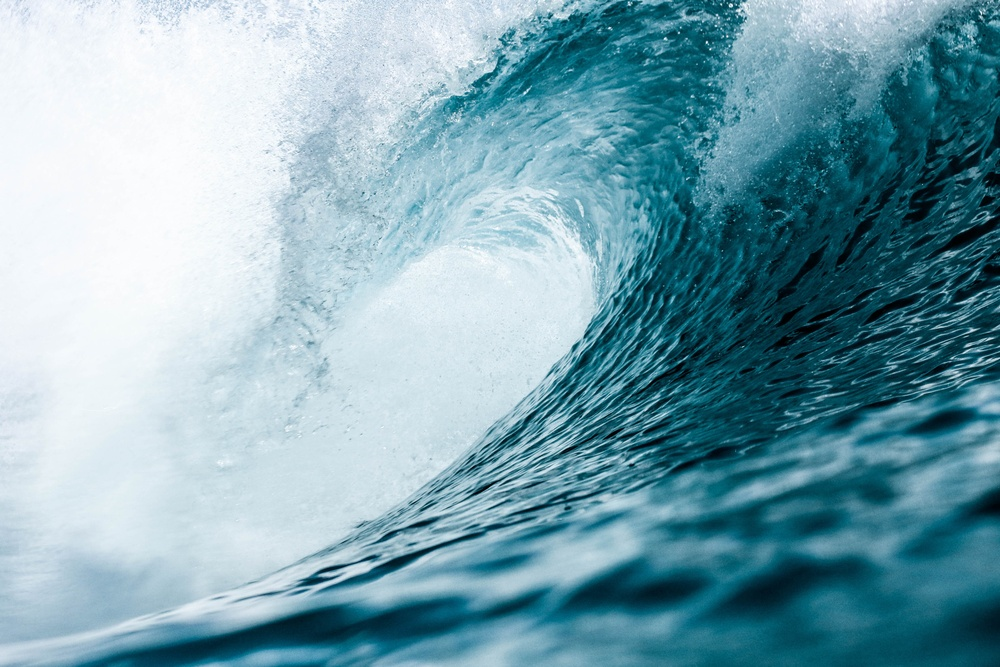
#> input picture wave.jpg, 1000 x 667 px, shrunk from 4529 x 3019 before the run
$ jupyter execute 06splitting_and_merging.ipynb
#> lines starting #> are read from the running program, lines starting #| are printed output that depends on the picture
[cell 1]
import numpy as np
import cv2
from matplotlib import pyplot as plt

image = cv2.imread("wave.jpg")
#> image is the input picture: shape (667, 1000, 3); mean B, G, R 176.9, 164.7, 124.8
plt.imshow(cv2.cvtColor(image, cv2.COLOR_BGR2RGB))
plt.show()

[cell 2]
(B, G, R) = cv2.split(image)
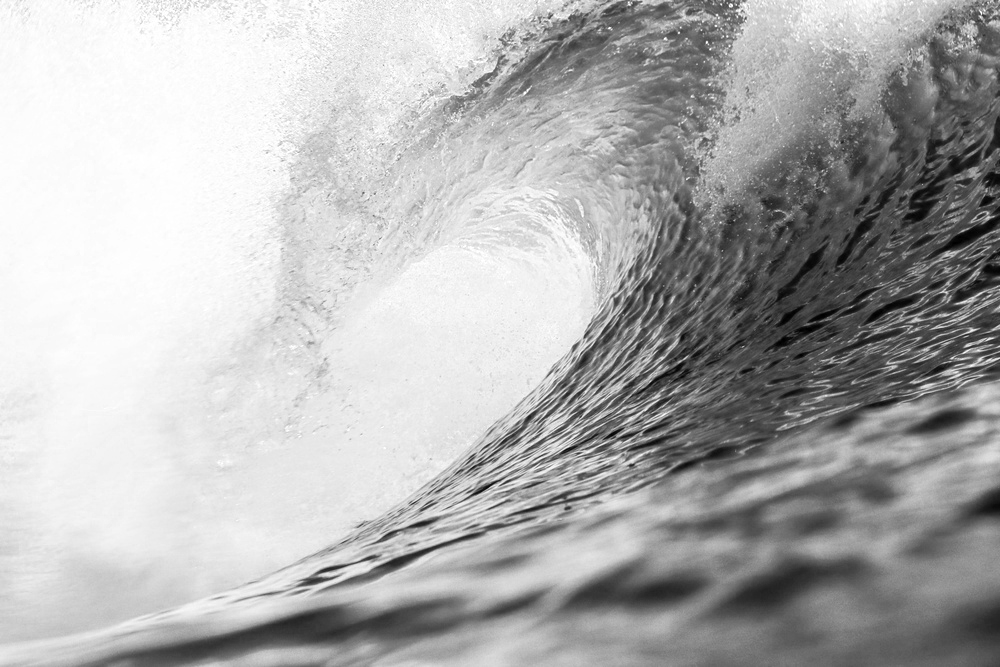
#> B: shape (667, 1000); min 0, max 255, mean 176.9
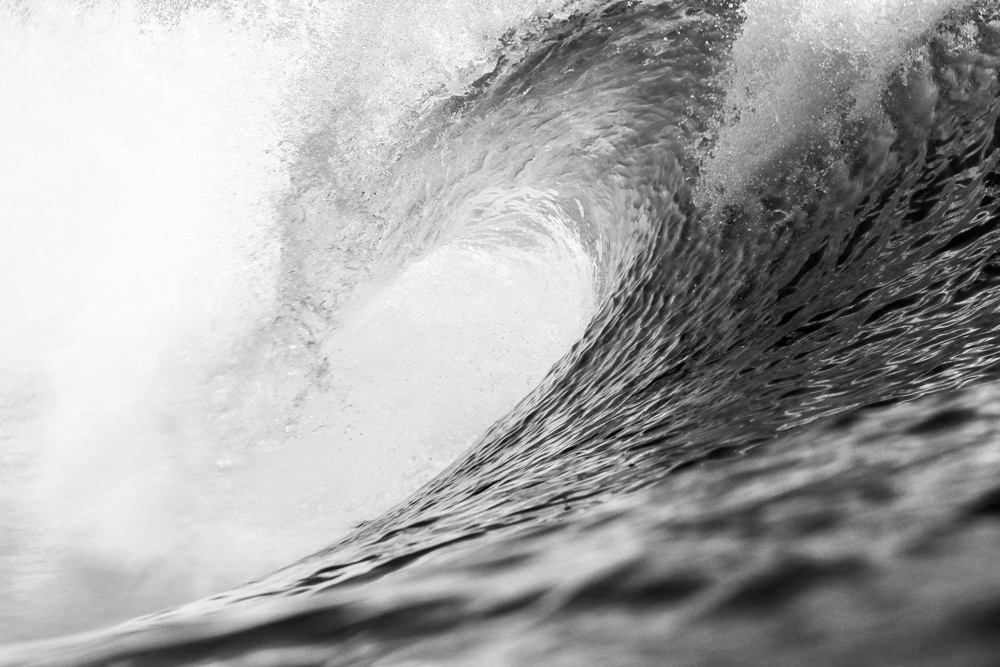
#> G: shape (667, 1000); min 0, max 255, mean 164.7
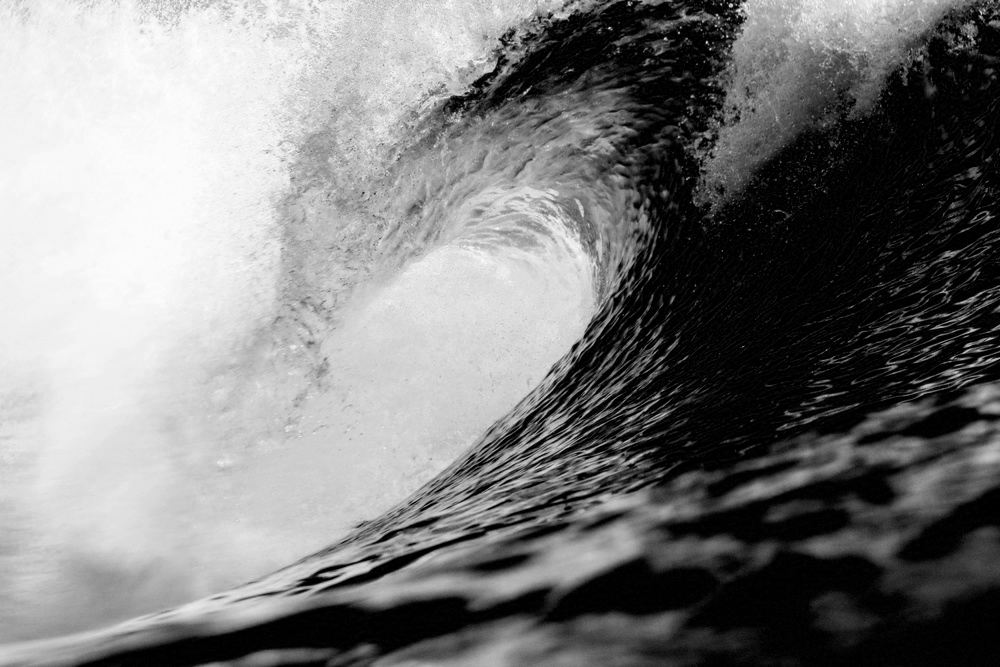
#> R: shape (667, 1000); min 0, max 255, mean 124.8

# cv2.imshow("Red", R)
plt.imshow(cv2.cvtColor(R, cv2.COLOR_BGR2RGB))
plt.show()

[cell 3]
# cv2.imshow("Green", G)
plt.imshow(cv2.cvtColor(G, cv2.COLOR_BGR2RGB))
plt.show()

[cell 4]
# cv2.imshow("Blue", B)
plt.imshow(cv2.cvtColor(B, cv2.COLOR_BGR2RGB))
plt.show()

[cell 5]
merged = cv2.merge([B, G, R])
# cv2.imshow("Merged", merged)
# cv2.waitKey(0)
# cv2.destroyAllWindows()
plt.imshow(cv2.cvtColor(merged, cv2.COLOR_BGR2RGB))
plt.show()

[cell 6]
# show the actual color
zeros = np.zeros(image.shape[:2], dtype="uint8")
#cv2.imshow("Red", cv2.merge([zeros, zeros, R]))
plt.imshow(cv2.cvtColor(cv2.merge([zeros, zeros, R]), cv2.COLOR_BGR2RGB))
plt.show()
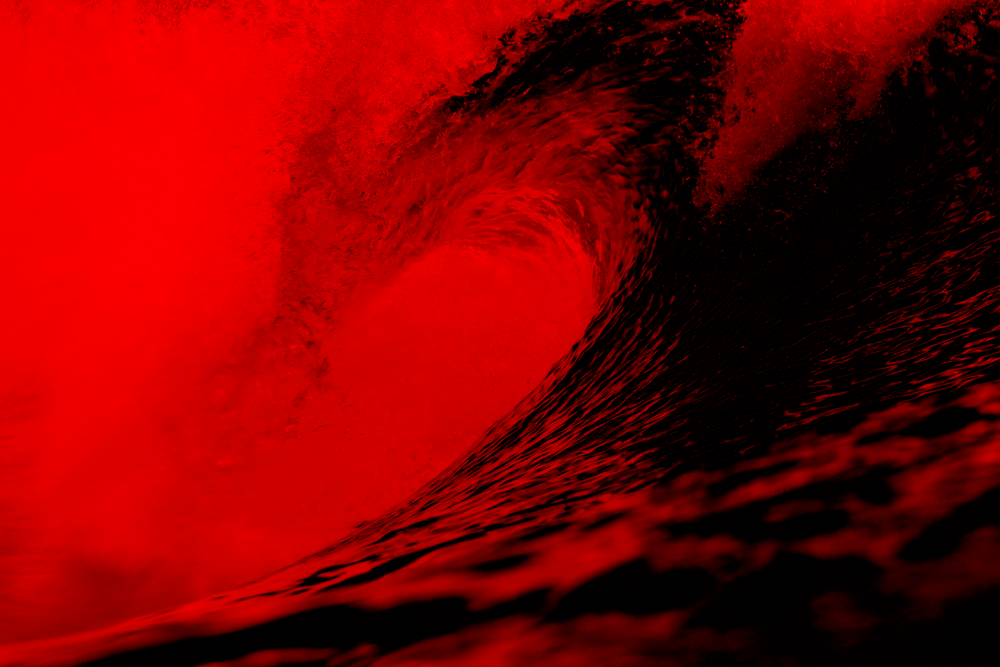
#> shown: shape (667, 1000, 3); mean R, G, B 124.8, 0, 0

[cell 7]
#cv2.imshow("Green", cv2.merge([zeros, G, zeros]))
plt.imshow(cv2.cvtColor(cv2.merge([zeros, G, zeros]), cv2.COLOR_BGR2RGB))
plt.show()
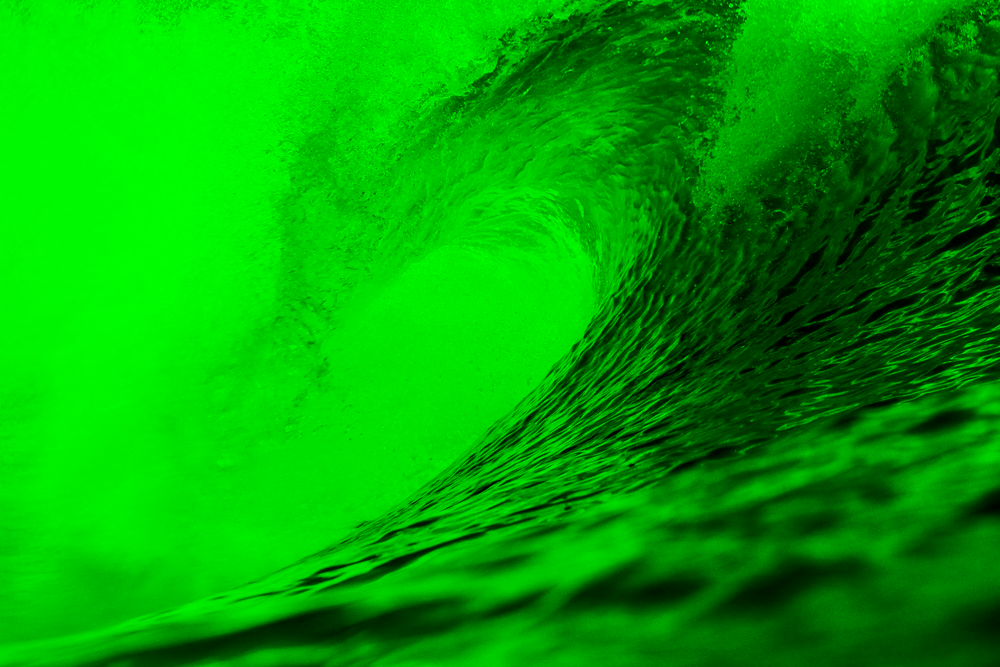
#> shown: shape (667, 1000, 3); mean R, G, B 0, 164.7, 0

[cell 8]
#cv2.imshow("Blue", cv2.merge([B, zeros, zeros]))
#cv2.waitKey(0)
plt.imshow(cv2.cvtColor(cv2.merge([B, zeros, zeros]), cv2.COLOR_BGR2RGB))
plt.show()
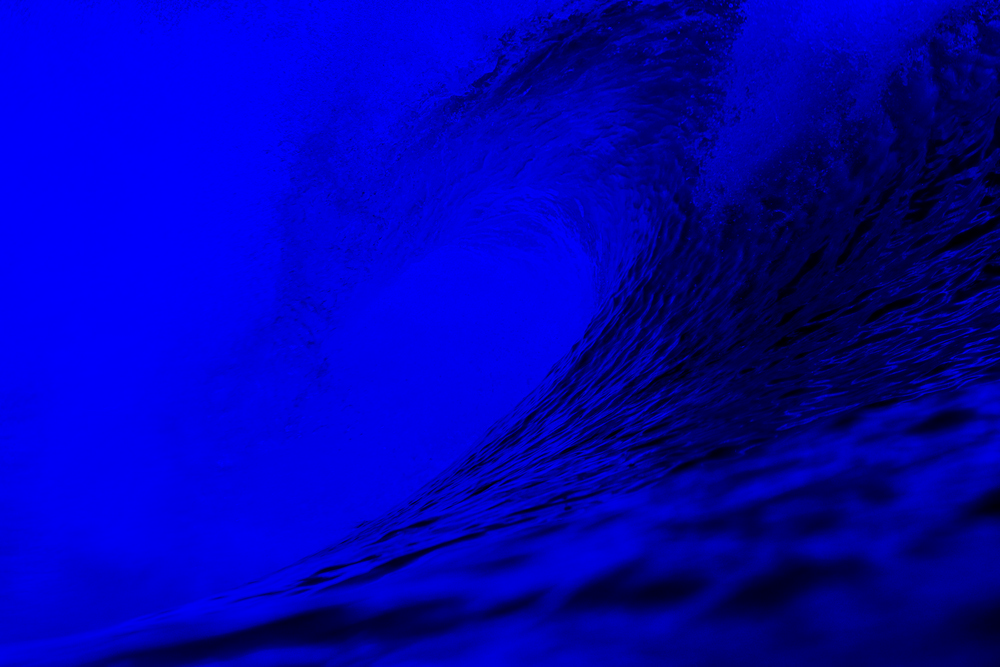
#> shown: shape (667, 1000, 3); mean R, G, B 0, 0, 176.9

$ run again, with t-rex.jpg copied over wave.jpg
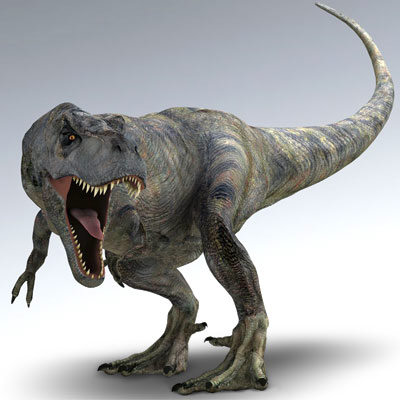
#> input picture t-rex.jpg, 400 x 400 px
#> image is the input picture: shape (400, 400, 3); mean B, G, R 167.9, 167.1, 165.9
#> `plt.show()`:
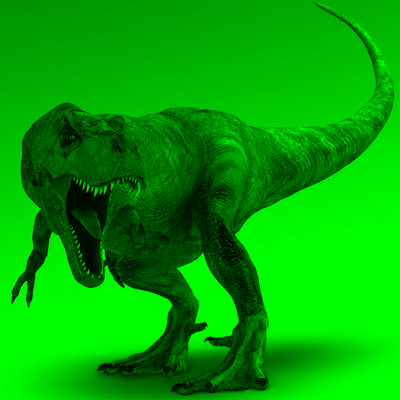
#> shown: shape (400, 400, 3); mean R, G, B 0, 167.1, 0
#> `plt.show()`:
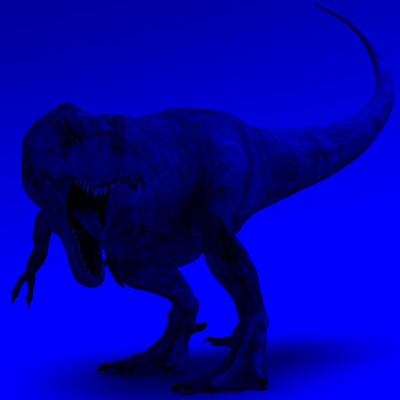
#> shown: shape (400, 400, 3); mean R, G, B 0, 0, 167.9

$ run again, with trex.jpg copied over wave.jpg
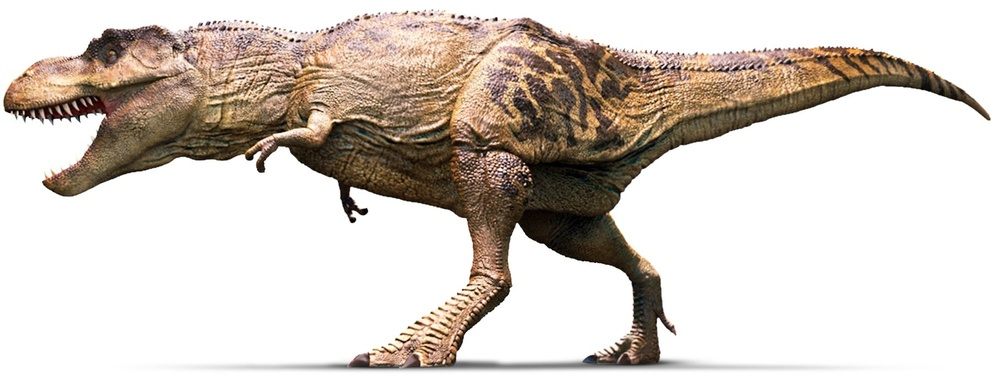
#> input picture trex.jpg, 1000 x 386 px, shrunk from 1815 x 700 before the run
#> image is the input picture: shape (386, 1000, 3); mean B, G, R 196.7, 204.1, 212.7
#> `plt.show()`:
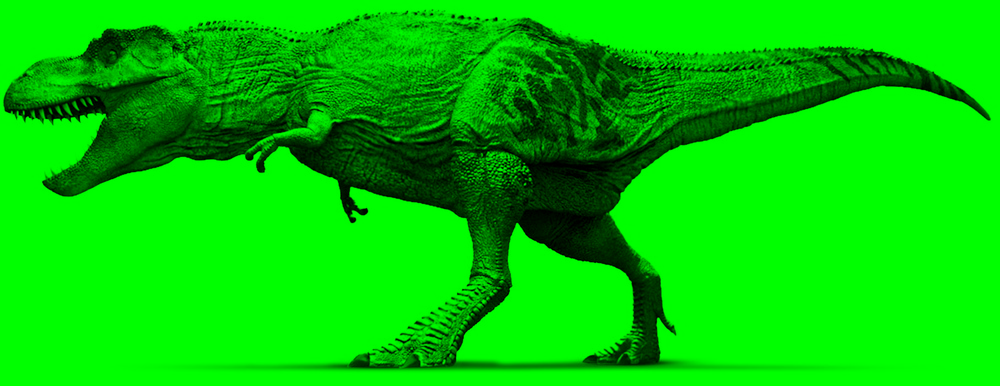
#> shown: shape (386, 1000, 3); mean R, G, B 0, 204.1, 0
#> `plt.show()`:
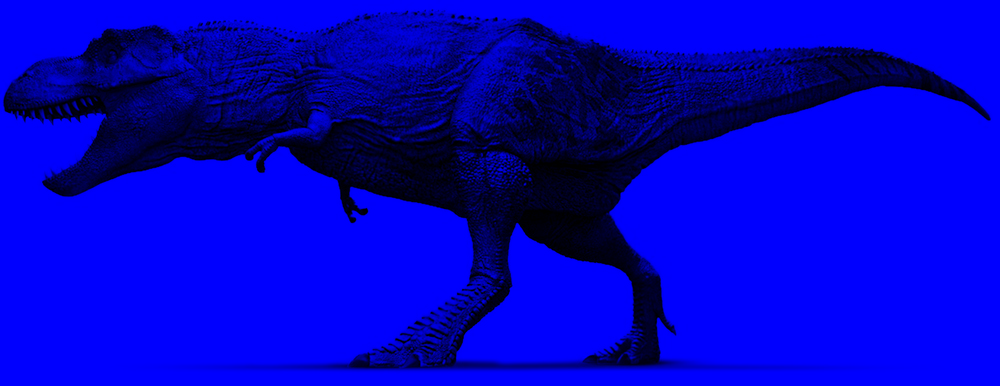
#> shown: shape (386, 1000, 3); mean R, G, B 0, 0, 196.7
